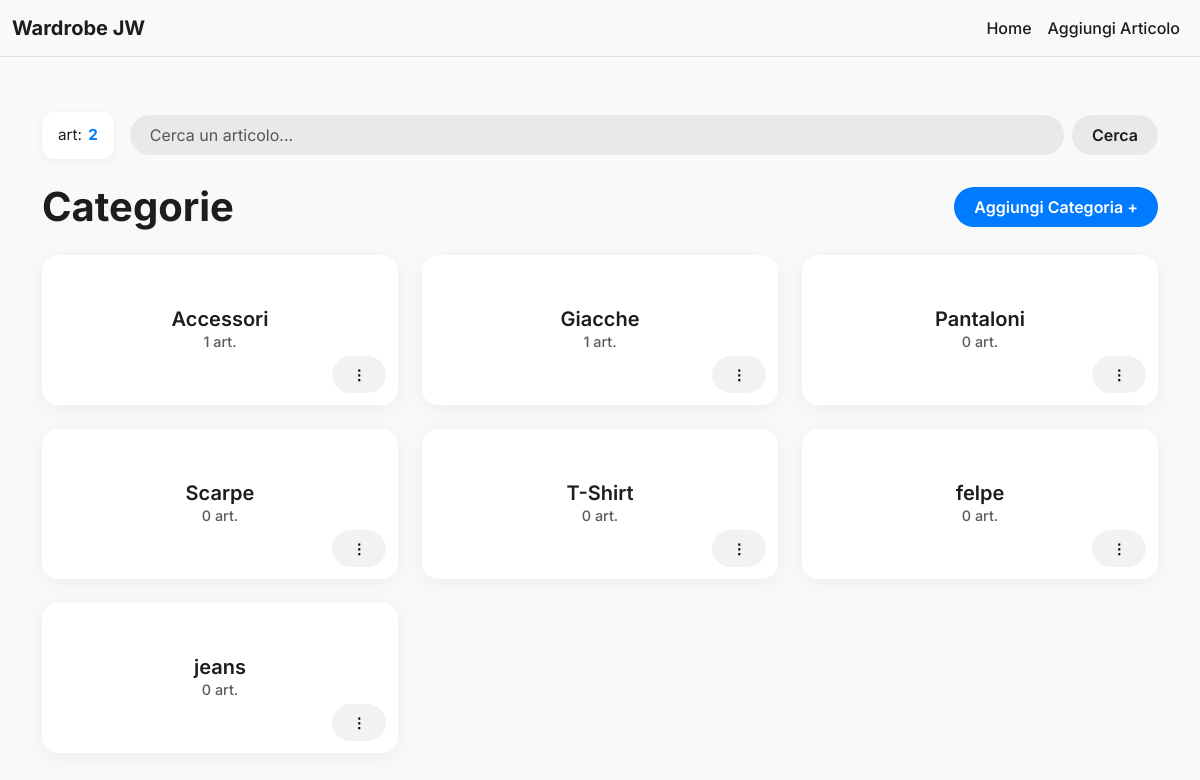
The page / on the database its author committed.
### app.py (models this page shows, shortened)
class Category(db.Model):
    __tablename__ = 'categories'
    id = db.Column(db.Integer, primary_key=True)
    name = db.Column(db.String(100), nullable=False, unique=True)
    position = db.Column(db.Integer)
    products = db.relationship('Product', backref='category', lazy=True, cascade="all, delete-orphan")

### app.py (the view)
@app.route('/')
def index():
    query = request.args.get('q')
    if query:
        products = Product.query.filter(or_(Product.name.ilike(f'%{query}%'), Product.description.ilike(f'%{query}%'))).all()
    else:
        products = []
    total_products_count = Product.query.count()
    from sqlalchemy import func
    category_product_counts = db.session.query(
        Category.id,
        func.count(Product.id)
    ).outerjoin(Product).group_by(Category.id).all()
    category_counts_map = {cat_id: count for cat_id, count in category_product_counts}
    categories = Category.query.order_by(Category.position).all()
    for category in categories:
        category.product_count = category_counts_map.get(category.id, 0)
    return render_template('index.html', categories=categories, products=products, query=query, total_products_count=total_products_count)

### app.py (called while the page is built)
@app.context_processor
def inject_cloudinary_helpers():
    def get_cloudinary_url(public_id, **options):
        if cloudinary.config().cloud_name:
            return cloudinary.utils.cloudinary_url(public_id, **options)[0]
        return "" # Return empty string or a placeholder if not configured
    return dict(cloudinary_url=get_cloudinary_url)

### templates/index.html (shortened to what this page needs)
{% extends "layout.html" %}
{% block content %}
    <div class="mb-4 position-relative d-flex align-items-center">
        <div class="count-box me-3">
            art: <strong>{{ total_products_count }}</strong>
        </div>
        <form action="{{ url_for('index') }}" method="GET" class="d-flex flex-grow-1">
            <input class="form-control me-2" type="search" placeholder="Cerca un articolo..." name="q" value="{{ query or '' }}" autocomplete="off">
            <button class="btn btn-secondary" type="submit">Cerca</button>
        </form>
    </div>
    <div class="d-flex justify-content-between align-items-center mb-4">
        <h1 class="mb-0">Categorie</h1>
        <a href="{{ url_for('add_category') }}" class="btn btn-primary">Aggiungi Categoria +</a>
    </div>
    <div class="row row-cols-1 row-cols-sm-2 row-cols-md-3 g-4">
        {% for category in categories %}
            <div class="col">
                <div class="card h-100 text-center category-card">
                    <a href="{{ url_for('category', category_id=category.id) }}" class="text-decoration-none text-dark flex-grow-1 d-flex align-items-center justify-content-center">
                        <div class="card-body">
                            <h5 class="card-title mb-0">{{ category.name }}</h5>
                            <p class="card-text text-muted">{{ category.product_count }} art.</p>
                        </div>
                    </a>
                    <div class="category-actions-menu">
                        <div class="dropdown">
                            <button class="btn btn-sm btn-light" type="button" id="dropdownMenuButton-{{ category.id }}" data-bs-toggle="dropdown" aria-expanded="false">
                                &#x22EE;
                            </button>
                        </div>
                    </div>
                </div>
            </div>
        {% else %}
            <div class="col-12">
                <p>Nessuna categoria trovata. Aggiungine una per iniziare.</p>
            </div>
        {% endfor %}
    </div>
{% endblock %}

### templates/layout.html (shortened to what this page needs)
<!doctype html>
<html lang="it">
<head>
    <link href="https://cdn.jsdelivr.net/npm/bootstrap@5.3.3/dist/css/bootstrap.min.css" rel="stylesheet">
    <link rel="stylesheet" href="https://cdnjs.cloudflare.com/ajax/libs/simple-lightbox/2.10.3/simple-lightbox.min.css">
    <link rel="stylesheet" href="{{ url_for('static', filename='style.css') }}">
</head>
<body>
<nav class="navbar navbar-expand-lg navbar-light bg-light fixed-top">
    <div class="container-fluid">
        <a class="navbar-brand" href="{{ url_for('index') }}">Wardrobe JW</a>
        <div class="collapse navbar-collapse" id="navbarNav">
            <ul class="navbar-nav ms-auto">
                <li class="nav-item">
                    <a class="nav-link" href="{{ url_for('index') }}">Home</a>
                </li>
                <li class="nav-item">
                    <a class="nav-link" href="{{ url_for('add_product') }}">Aggiungi Articolo</a>
                </li>
            </ul>
        </div>
    </div>
</nav>
<main class="container main-container">
    {% block content %}{% endblock %}
</main>
</body>
</html>

### static/style.css (style rules this page uses)
body { font-family: 'Inter', -apple-system, BlinkMacSystemFont, sans-serif; background-color: #f9f9f9; color: #1d1d1f; padding-top: 80px; }
h1, h2, h3, h4, h5, h6 { color: #1d1d1f; font-weight: 700; }
.main-container { padding-top: 2rem; padding-bottom: 2rem; }
.navbar { background-color: rgba(255, 255, 255, 0.7); backdrop-filter: blur(20px); -webkit-backdrop-filter: blur(20px); border-bottom: 1px solid rgba(0, 0, 0, 0.1); box-shadow: none; }
.navbar-brand { font-weight: 700; color: #1d1d1f !important; }
.nav-link { color: #1d1d1f !important; font-weight: 500; transition: color 0.3s; }
.btn { border-radius: 9999px; font-weight: 600; transition: all 0.2s ease; border: none; padding: 0.5rem 1.25rem; }
.btn-primary { background-color: #007AFF; color: #ffffff; }
.btn-secondary { background-color: #E9E9EB; color: #1d1d1f; }
.card { border: none; box-shadow: 0 4px 20px rgba(0, 0, 0, 0.05); background-color: #ffffff; border-radius: 16px; transition: all 0.2s ease; }
.category-card { min-height: 150px; }
.category-card .card-body { padding: 1.5rem; }
.category-card .card-title { color: #1d1d1f; font-size: 1.25rem; font-weight: 600; }
.category-actions-menu { position: absolute; bottom: 12px; right: 12px; z-index: 10; }
.category-actions-menu .btn { background-color: rgba(0,0,0,0.05); border-radius: 999px; }
.form-control, .form-select { background-color: #E9E9EB; color: #1d1d1f; border: none; border-radius: 9999px; padding: 0.5rem 1.25rem; transition: all 0.2s ease; }
.count-box { background-color: #ffffff; border-radius: 12px; box-shadow: 0 2px 10px rgba(0, 0, 0, 0.05); padding: 0.75rem 1rem; font-size: 0.95rem; color: #1d1d1f; display: inline-flex; align-items: center; }
.count-box strong { font-weight: 700; margin-left: 0.4rem; color: #007AFF; }
.category-card .card-text.text-muted { font-size: 0.9rem; font-weight: 500; }

### rows shown on the page
Category: name "Accessori", product_count "1"
Category: name "Giacche", product_count "1"
Category: name "Pantaloni", product_count "0"
Category: name "Scarpe", product_count "0"
Category: name "T-Shirt", product_count "0"
Category: name "felpe", product_count "0"
Category: name "jeans", product_count "0"

### other values the page prints
{{ total_products_count }} "2"
